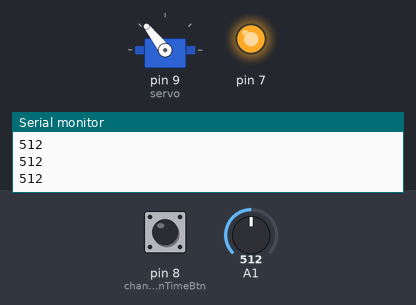
Bench run of a sketch on a simulated Arduino Uno, built with avr-gcc and run on an emulated ATmega328P. Parts: servo, output pins drawn as LEDs (lit = HIGH), the last lines printed to the serial monitor. Inputs (shaded band) come from the test bench; at power-on: pin 8 (changeWalkmanTimeBtn) LOW, A1 = 512.

Above: at 7.7 s.
7.8 s: pin 8 (changeWalkmanTimeBtn) pulled HIGH for 0.15 s
At 7.96 s:
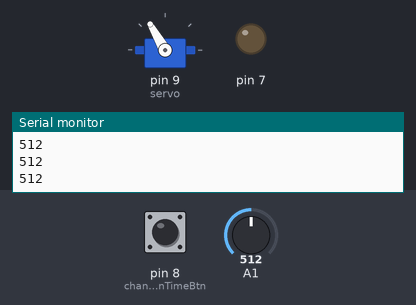
At 10.4 s:
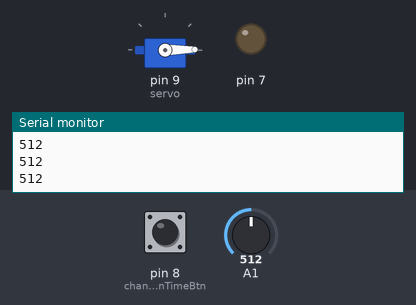
10.8 s: pin 8 (changeWalkmanTimeBtn) pulled HIGH for 1 s
At 10.98 s:
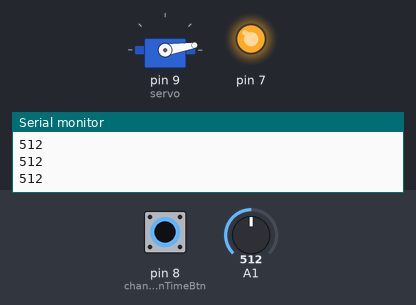
14.1 s: A1 set to 30
17.1 s: A1 set to 36
20.1 s: A1 set to 42
At 20.58 s:
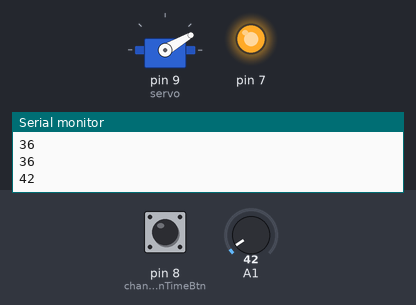
23.1 s: A1 set to 0
Timing chart, 0 to 27.1 s (numbered marks = the images above; inputs shaded):
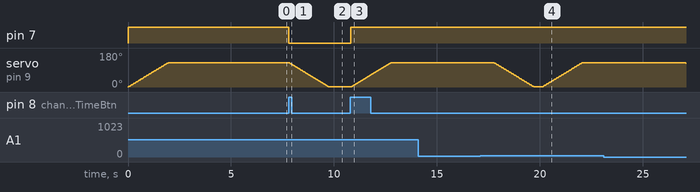

The sketch:

Defence_Car.ino
```cpp
#include <Servo.h>
Servo servo;
int allowArange = 128;
int angle = 0;
int changeWalkmanTimeBtn = 8;
boolean walkmanTime = true;
void setup() {
  servo.attach(9);
  pinMode(changeWalkmanTimeBtn,INPUT);
  pinMode(7,OUTPUT);
  Serial.begin(9600);
  servo.write(angle);
}

void loop() {
  int changeTimeWalkman = digitalRead(changeWalkmanTimeBtn);
  if(changeTimeWalkman == HIGH){
    if(!walkmanTime){
        walkmanTime = true;
      }else{
        walkmanTime = false;
      }
  }
  if(walkmanTime){digitalWrite(7,HIGH);}
  else if(!walkmanTime){digitalWrite(7,LOW);}
  int p = analogRead(A1);
  Serial.println(p);
  if(walkmanTime){ // If walkman time
    if(p >= 40){ // Car is in area
      if(servo.read()<=10){
        enable();
        delay(5000);
      }
    }else{disable();}
  }else if(!walkmanTime){
      if(servo.read()<=allowArange){ // if car defence is on, disable to car defence
        disable();
      }
  }
  delay(20);
}
void servoWrite(int ag,int delayNum){
  servo.write(angle);
  delay(delayNum);
  }
void enable(){
  for(angle = servo.read();angle<=allowArange;angle++){
    servoWrite(angle,15);
  }
}
void disable(){
  for(angle=servo.read();angle>0;angle--){
    servoWrite(angle,15);
  }
}
```

Measured:
- after the input at 7.8 s, pin 7: HIGH → LOW at once; servo on pin 9 (servo): moves from 128° to 1° over 1.9 s, starting after 0.05 s
- after the input at 10.8 s, pin 7: LOW → HIGH at once; servo on pin 9 (servo): moves from 1° to 128° over 1.9 s, starting after 0.06 s
- after the input at 14.1 s, every drawn part: stays the same
- after the input at 20.1 s, servo on pin 9 (servo): moves from 1° to 128° over 1.9 s, starting at once
- after the input at 23.1 s, servo on pin 9 (servo): 128° → 127° after 4.0 s
